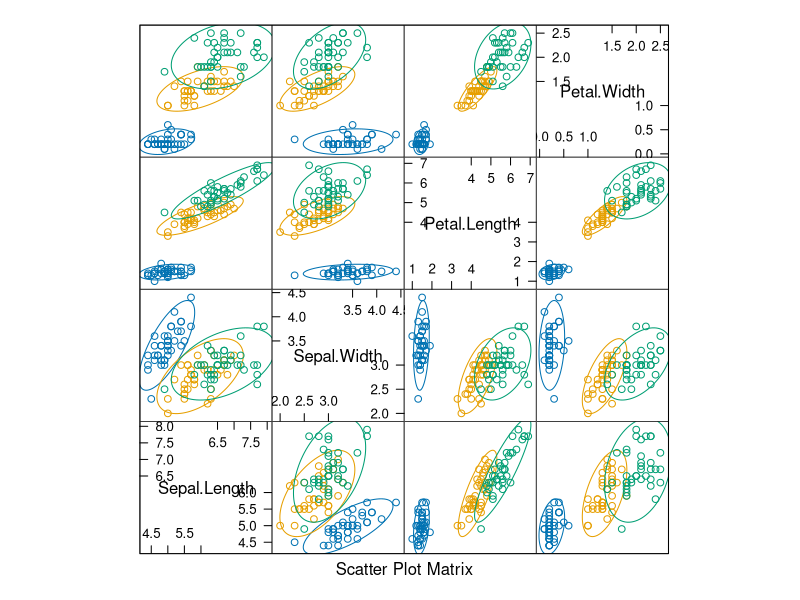
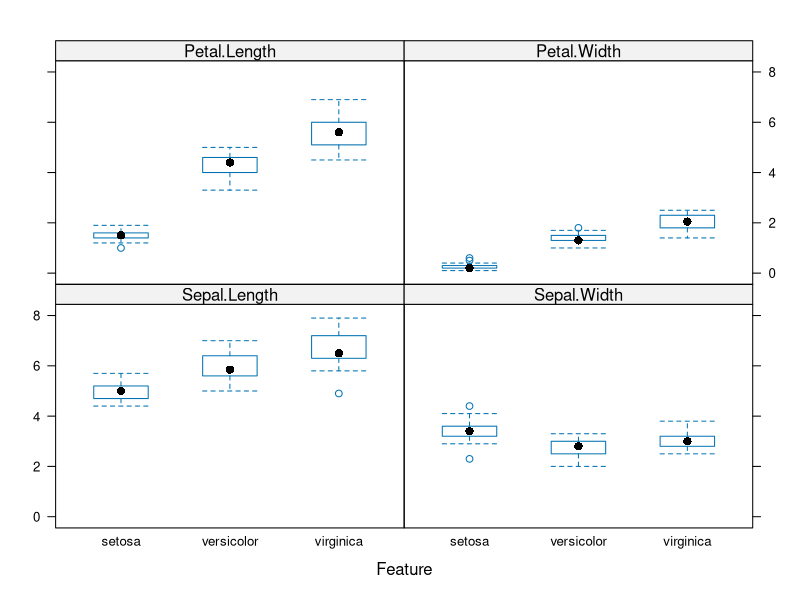
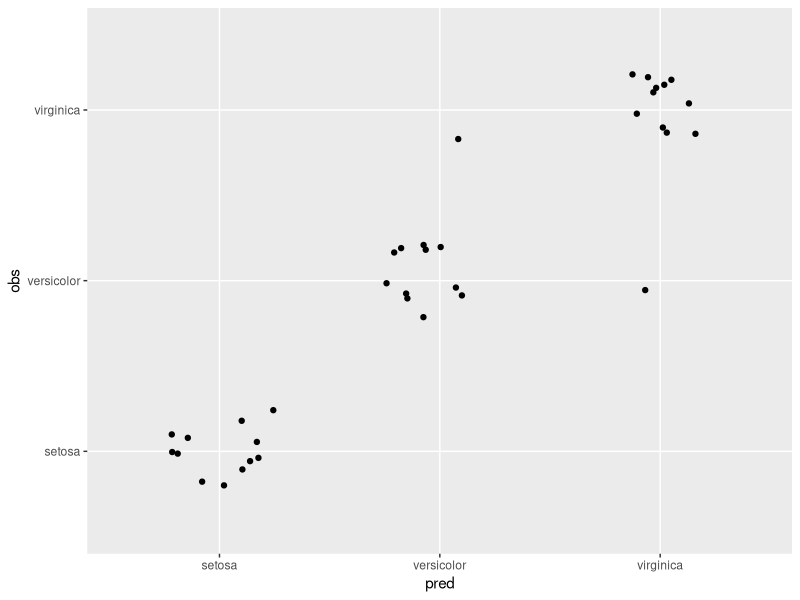
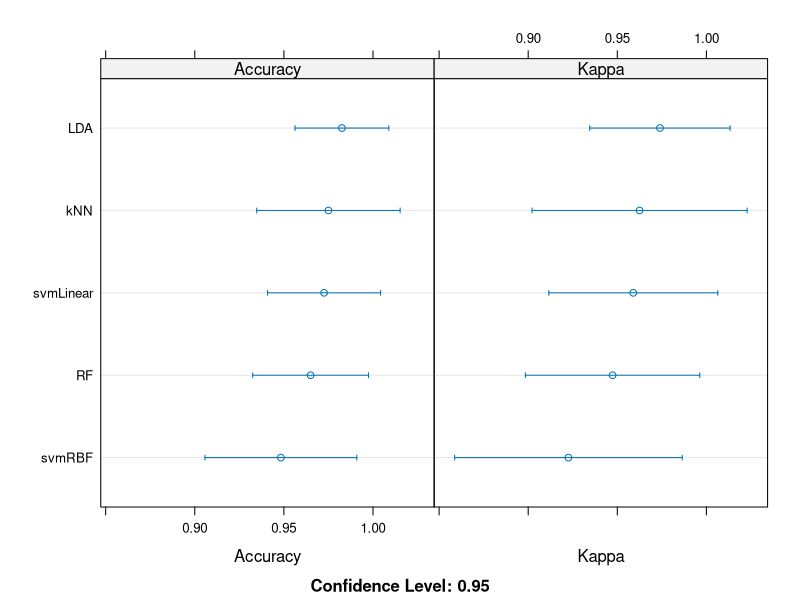
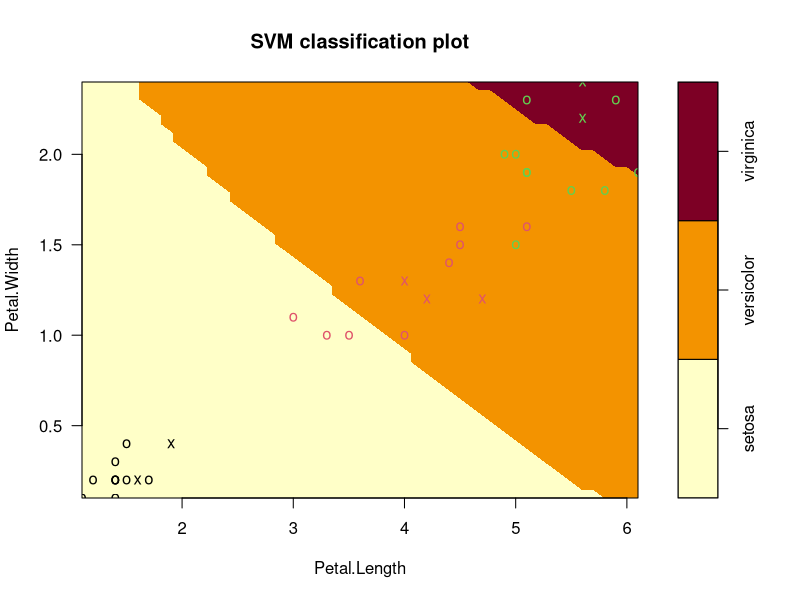
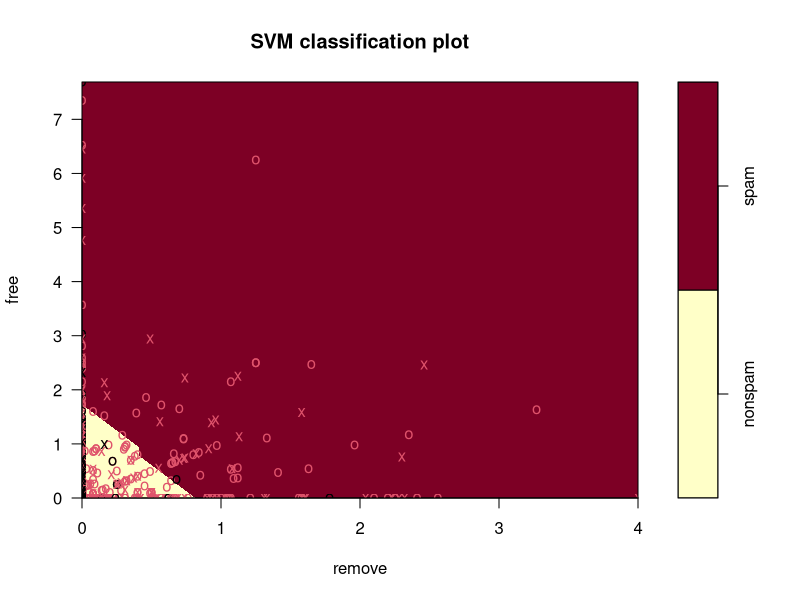
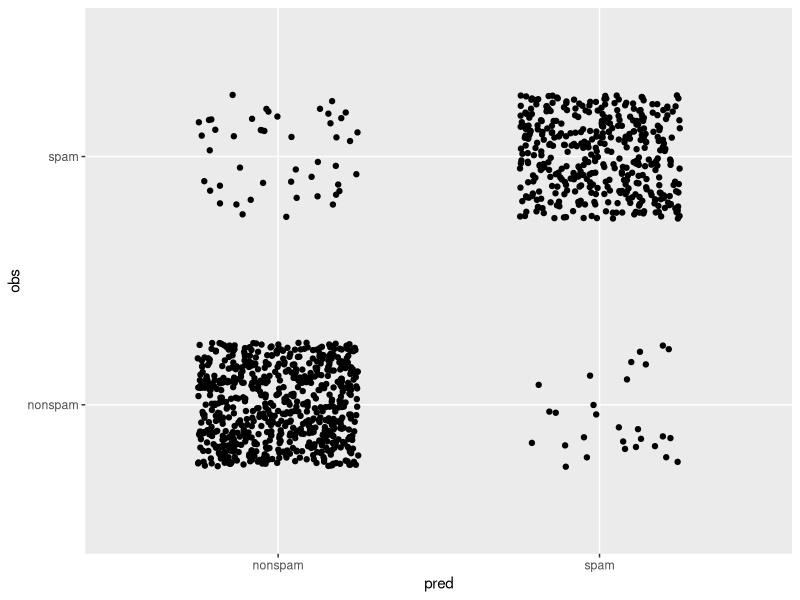

Generate these figures, in order, with R:
# -----------------------------------------------------------------
# Clasificacion con caret - SVM
# -----------------------------------------------------------------

library(caret)
library(kernlab)
library(e1071)

# Particionamos los datos
set.seed(4242)
indices <- createDataPartition(iris$Species, p = .75, list = FALSE)
training = iris[indices, ]
test = iris[-indices, ] 

# Exploramos la distribución de las muestras según las distintas variables
featurePlot(training[,-5], y = training$Species,  plot='ellipse')
featurePlot(training[,-5], y = training$Species,  plot='box')

# Configuramos la selección del modelo durante entrenamiento
train10CV <- trainControl(method = "cv", number = 10, classProbs = TRUE)

# Entrenamos una SVM con kernel RBF
svmRBF <- train(Species ~ ., data = training,
                method = "svmRadial", trControl = train10CV,
                preProc = c("center", "scale"))
svmRBF # Examinamos el resultado de entrenamiento

confusionMatrix(svmRBF) # Matriz de confusión de resultados en entrenamiento

pred <- predict(svmRBF, test)  # Anñalisis de resutados sobre datos de test
confusionMatrix(pred, test$Species)

pred <- predict(svmRBF, test, type = "prob") # Predicción de probabilidades por clase
pred$obs <- test$Species
pred$pred <- predict(svmRBF, test)
multiClassSummary(pred, lev = levels(pred$obs))

# Visualizar los fallos en la predicción
ggplot(pred, aes(x = pred, y = obs)) + geom_jitter(position = position_jitter(width = 0.25, height = 0.25))

# Comparación de la SVM con otros modelos
knnModel <- train(Species ~ ., data = training, method = "knn", trControl = train10CV, preProc = c("center", "scale"))
ldaModel <- train(Species ~ ., data = training, method = "lda", trControl = train10CV, preProc = c("center", "scale"))
svmLinear <- train(Species ~ ., data = training, method = "svmLinear", trControl = train10CV, preProc = c("center", "scale"))
rfModel <- train(Species ~ ., data = training, method = "rf", trControl = train10CV, preProc = c("center", "scale"))

results <- resamples(list(svmRBF = svmRBF, svmLinear = svmLinear, kNN = knnModel, LDA = ldaModel, RF = rfModel))
summary(results)
dotplot(results)

# Visualización de la SVM utilizando el paquete e1071
svm <- svm(Species ~ ., data = training)
plot(svm, test, Petal.Width ~ Petal.Length, slice = list(Sepal.Width = 3, Sepal.Length = 4)) # Al ser multiclase precisa información sobre dimensiones adicionales

data(spam)  # Probamos con un dataset binario
indices <- createDataPartition(spam$type, p = .75, list = FALSE)
training = spam[indices, ]
test = spam[-indices, ] 

svm <- svm(type ~ ., data = training)  # Entrenar y mostrar el modelo
plot(svm, test, free ~ remove)

# Visualizar los fallos en la predicción
pred <- data.frame(pred = predict(svm, test), obs = test$type)
ggplot(pred, aes(x = pred, y = obs)) + geom_jitter(position = position_jitter(width = 0.25, height = 0.25))
